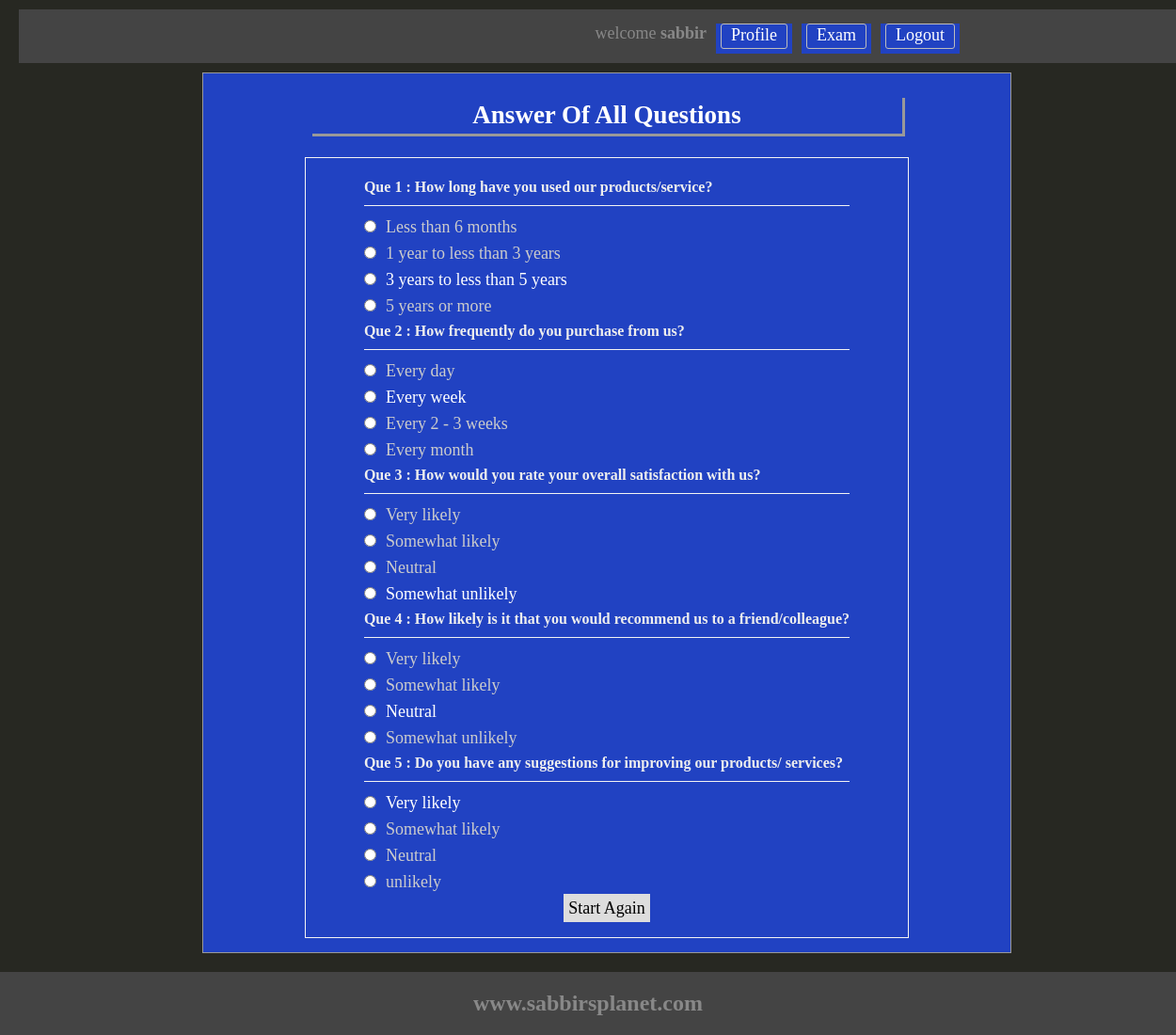
/view_answer.php (signed in), run on the app's committed database.
### tables this page shows
CREATE TABLE `tbl_question` (
  `questionId` int(11) NOT NULL,
  `questionNo` int(11) NOT NULL,
  `question` text NOT NULL
);

CREATE TABLE `tbl_answer` (
  `ansId` int(11) NOT NULL,
  `questionNo` int(11) NOT NULL,
  `rightAns` int(11) NOT NULL DEFAULT 0,
  `answer` text NOT NULL
);

### classes/Exam.php (called while the page is built, shortened)
<?php
	$filepath = realpath(dirname(__FILE__));
	include_once($filepath.'/../lib/Database.php');
	class Exam{
		private $db;
		function __construct()
		{
			$this->db = new Database();
		}
		public function getAllQuesByQuesNo(){
			$query = "SELECT * from tbl_question order by questionNo asc";
			$resutl = $this->db->select($query);
			return $resutl;
		}
		public function getAllAnswerById($number){
			$query = "SELECT * from tbl_answer where questionNo = '$number' ";
			$selected = $this->db->select($query);
			return $selected;
		}
	}
?>

### lib/Database.php (called while the page is built, shortened)
<?php
Class Database{
	public $host   = DB_HOST;
	public $user   = DB_USER;
	public $pass   = DB_PASS;
	public $dbname = DB_NAME;
	public $link;
	private function connectDB(){
	$this->link = new mysqli($this->host, $this->user, $this->pass, $this->dbname);
 }
	public function select($query){
		$result = $this->link->query($query) or die($this->link->error.__LINE__);
		if($result->num_rows > 0){
			return $result;
		} else {
			return false;
		}
	}
}

### view_answer.php (the view, shortened to what this page needs)
<?php
	 include 'inc/header.php';
?>
<div class="main">
<h1>Answer Of All Questions </h1>
	<div class="test">
		<table>
		<?php
			$getques = $exam->getAllQuesByQuesNo();
			if ($getques) {
				while ($question = $getques->fetch_assoc()) {
		?>
			<tr>
				<td colspan="2">
				 <h3 class="testh3">Que <?php echo $question['questionNo'].' : '.$question['question']; ?></h3>
				</td>
			</tr>
			<?php
				$number = $question['questionNo'];
				$answer = $exam->getAllAnswerById($number);
				if ($answer) {
					while ($result = $answer->fetch_assoc()) {
			?>
			<tr>
				<td><label>
				 <input type="radio"/><?php
				 	if ($result['rightAns'] == '1') {
				 		echo "<span style='color:#fff'>".$result['answer']."</span>";
				 	}else{
				  		echo $result['answer'];
				  	}
				  		?>
				</td></label>
			</tr>
			<?php } } ?>
		<?php } } ?>
		</table>
	<a style="color: #000; background: #ddd; text-decoration: none;padding: 5px;" href="starttest.php">Start Again</a>
</div>
 </div>
<?php include 'inc/footer.php'; ?>

### css/main.css (style rules this page uses)
* { margin:0;padding:0;outline:none }
body { font-family:verdana;background: #999; }
.main { background: #2142C2 none repeat scroll 0 0; border: 1px solid #999; margin-top: 10px; min-height: 440px; padding: 15px; width: 828px; }
.main h1 { box-shadow: 2px 2px 0 1px #999; color: #fff; margin: 10px auto 25px; padding: 4px; text-align: center; width: 620px; }
.test { border: 1px solid #f3f3f3; margin: 0 auto; max-width: 600px; padding: 20px; }
.test tr td { color: #ccc; }
.test input[type="radio"] { margin-bottom: 10px; margin-right: 10px; cursor:pointer; }
.test h3 { border-bottom: 1px solid #f3f3f3; font-size: 16px; margin-bottom: 10px; padding-bottom: 10px; color: #eee; }

### data on the page
tbl_question: questionNo "1", question "How long have you used our products/service?"
tbl_answer: answer "Less than 6 months"
tbl_answer: answer "1 year to less than 3 years"
tbl_answer: answer "3 years to less than 5 years"
tbl_answer: answer "5 years or more"
tbl_question: questionNo "2", question "How frequently do you purchase from us?"
tbl_answer: answer "Every day"
tbl_answer: answer "Every week"
tbl_answer: answer "Every 2 - 3 weeks"
tbl_answer: answer "Every month"
tbl_question: questionNo "3", question "How would you rate your overall satisfaction with us?"
tbl_answer: answer "Very likely"
tbl_answer: answer "Somewhat likely"
tbl_answer: answer "Neutral"
tbl_answer: answer "Somewhat unlikely"
tbl_question: questionNo "4", question "How likely is it that you would recommend us to a friend/colleague?"
tbl_answer: answer "Very likely"
tbl_answer: answer "Somewhat likely"
tbl_answer: answer "Neutral"
tbl_answer: answer "Somewhat unlikely"
tbl_question: questionNo "5", question "Do you have any suggestions for improving our products/ services?"
tbl_answer: answer "Very likely"
tbl_answer: answer "Somewhat likely"
tbl_answer: answer "Neutral"
tbl_answer: answer "unlikely"

### other printed values
Session::get("userName") "sabbir"
